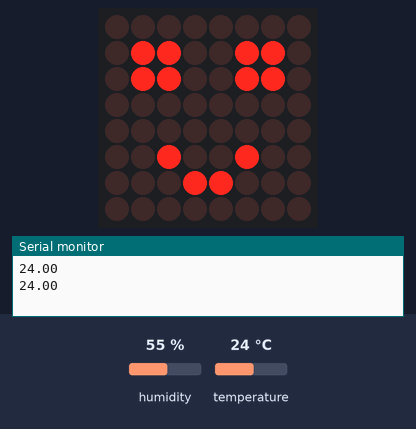
This sketch was run on a simulated Arduino Uno, built with avr-gcc and run on an emulated ATmega328P. Shown: 8×8 LED matrix, the last lines printed to the serial monitor. The inputs (shaded band) are chosen by the test bench; at power-on: temperature 24 °C, humidity 55 %.

Above: at 5.8 s.
5.9 s: temperature set to 21 °C
At 10.7 s:
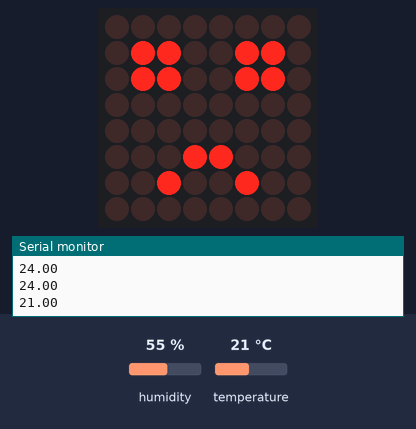
11.9 s: temperature set to 28 °C
At 15.4 s:
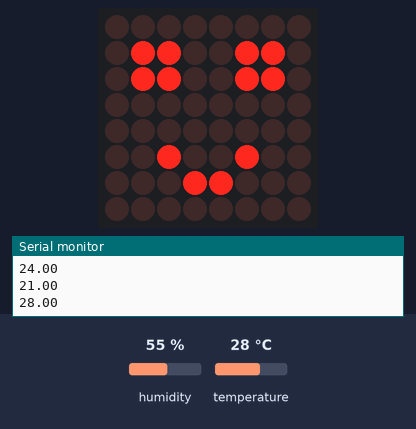
17.9 s: temperature set to 12 °C
At 21.4 s:
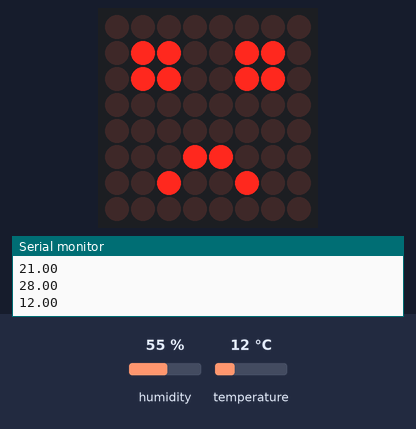
Timing chart, 0 to 22.9 s (numbered marks = the images above; inputs shaded):
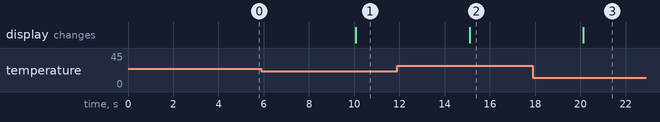

Measured:
- the behaviour switches between 23 and 22 °C on temperature (found by bisection; images 0 and 1)
- after the input at 5.9 s, the display: changes after 4.2 s (image 1)
- after the input at 11.9 s, the display: changes after 3.2 s (image 2)
- after the input at 17.9 s, the display: changes after 2.2 s (image 3)

The sketch:

TempMatrix_Uno_v1.ino
```cpp
#include "LedControl.h"
#include "DHT.h"

#define DIN 7
#define CS 6
#define CLK 5
#define Moduli 1 //Numero di moduli connessi, da passare poi come parametro
LedControl lc = LedControl(DIN, CLK, CS, Moduli);

void happy_face() {
  byte values[8] = {B00000000, B01100110, B01100110, B00000000, B00000000, B00100100, B00011000, B00000000};
  for (int row=0; row<8; row++){
    lc.setRow(0,row, values[row]);
  }
}

void sad_face() {
  byte values[8] = {B00000000, B01100110, B01100110, B00000000, B00000000, B00011000, B00100100, B00000000};
  for (int row=0; row<8; row++){
    lc.setRow(0,row, values[row]);
  }
}

#define DHTpin 2
#define DHTtype DHT11
DHT dht(DHTpin, DHTtype);


void setup() {
Serial.begin(9600);
lc.shutdown(0, false);
lc.setIntensity(0, 6);
lc.clearDisplay(0);

dht.begin();
}

void loop() {
  float t = dht.readTemperature();
  Serial.println(t);
  if (t>22.0) {
    happy_face();
  }
  else {
    sad_face();
  }
  delay(5000);
}
```
